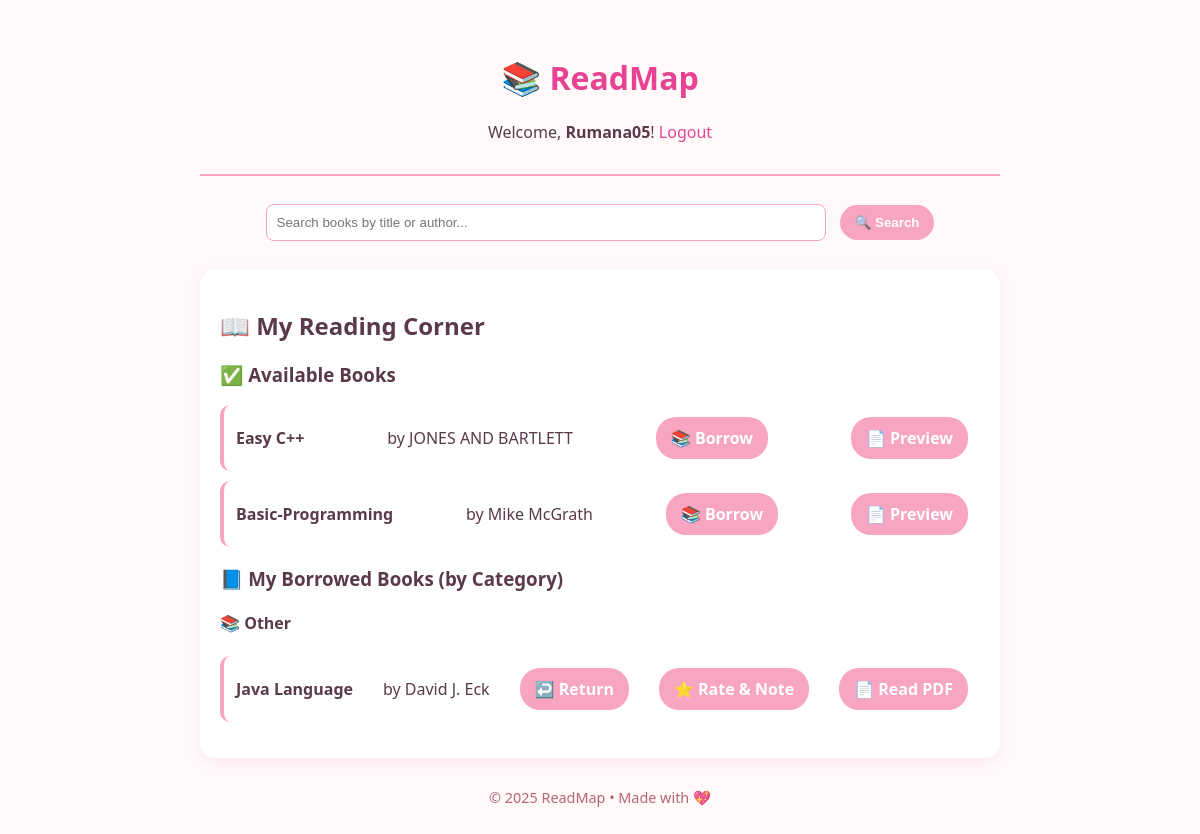
Screenshot of /borrower/ (signed in) with the database file from the repository.
### library/models.py (models this page shows, shortened)
class Book(models.Model):
    CATEGORY_CHOICES = [
        ('fiction', 'Fiction'),
        ('nonfiction', 'Non-Fiction'),
        ('science', 'Science'),
        ('history', 'History'),
        ('biography', 'Biography'),
        ('other', 'Other'),
    ]
    title = models.CharField(max_length=200)
    author = models.CharField(max_length=200)
    category = models.CharField(max_length=20, choices=CATEGORY_CHOICES, default='other')
    available = models.BooleanField(default=True)
    pdf_file = models.FileField(upload_to='books/pdfs/', blank=True, null=True)
    class Meta:
        unique_together = ('title', 'author')  # Prevent duplicates

### library/views.py (the view)
# urls.py: path('borrower/', views.borrower_dashboard, name='borrower'),
def borrower_dashboard(request):
    if not request.user.is_authenticated:
        return redirect('login')
    user = request.user
    borrowed_records = BorrowRecord.objects.filter(user=user, returned=False)
    available_books = Book.objects.filter(available=True)
    borrowed_books = [r.book for r in borrowed_records]
    categories = {}
    for book in borrowed_books:
        cat = book.get_category_display()
        if cat not in categories:
            categories[cat] = []
        categories[cat].append(book)
    return render(request, 'library/borrower.html', {
        'available': available_books,
        'categories': categories,
        'user': user
    })

### library/templates/library/borrower.html
{% extends 'library/base.html' %}
{% block content %}
<div class="card">
    <h2>📖 My Reading Corner</h2>
    <h3>✅ Available Books</h3>
    {% if available %}
        <ul class="book-list">
        {% for book in available %}
            <li>
                <strong>{{ book.title }}</strong> by {{ book.author }}
                <a href="{% url 'borrow_book' book.id %}" class="btn-borrow">📚 Borrow</a>
                {% if book.pdf_file %}
                    <a href="{{ book.pdf_file.url }}" target="_blank" class="btn-review">📄 Preview</a>
                {% endif %}
            </li>
        {% endfor %}
        </ul>
    {% else %}
        <p>No books available right now. 😢</p>
    {% endif %}
    <h3>📘 My Borrowed Books (by Category)</h3>
    {% if categories %}
        {% for category, books in categories.items %}
            <h4>📚 {{ category }}</h4>
            <ul class="book-list">
            {% for book in books %}
                {% with record=book.borrowrecord_set.first %}
                    {% if record and not record.returned %}
                        <li>
                            <strong>{{ book.title }}</strong> by {{ book.author }}
                            <a href="{% url 'return_book' record.id %}" class="btn-return">↩️ Return</a>
                            <a href="{% url 'add_review' book.id %}" class="btn-review">⭐ Rate & Note</a>
                            {% if book.pdf_file %}
                                <a href="{{ book.pdf_file.url }}" target="_blank" class="btn-review">📄 Read PDF</a>
                            {% endif %}
                        </li>
                    {% endif %}
                {% endwith %}
            {% endfor %}
            </ul>
        {% endfor %}
    {% else %}
        <p>You haven’t borrowed any books yet! 🌸</p>
    {% endif %}
</div>
{% endblock %}

### library/templates/library/base.html (shortened to what this page needs)
<!DOCTYPE html>
{% load static %}
<html>
<head>
    <link rel="stylesheet" href="{% static 'library/style.css' %}">
</head>
<body>
    <div class="container">
        <header>
            <h1>📚 ReadMap</h1>
            {% if user.is_authenticated %}
                <p>Welcome, <strong>{{ user.username }}</strong>!
                <a href="{% url 'logout' %}">Logout</a></p>
            {% endif %}
        </header>
        <div class="search-box">
            <form action="{% url 'search_books' %}" method="get">
                <input type="text" name="q" placeholder="Search books by title or author..." value="{{ query }}">
                <button type="submit">🔍 Search</button>
            </form>
        </div>
        {% block content %}{% endblock %}
        <footer>
            <p>© 2025 ReadMap • Made with 💖</p>
        </footer>
    </div>
</body>
</html>

### library/static/library/style.css (style rules this page uses)
body { font-family: 'Segoe UI', sans-serif; background-color: #fff9f9; color: #5a3a4a; margin: 0; padding: 0; }
.container { max-width: 800px; margin: 0 auto; padding: 20px; }
header { text-align: center; padding: 15px 0; border-bottom: 2px solid #f8a5c2; margin-bottom: 20px; }
header h1 { color: #e84393; }
.card { background: white; padding: 20px; border-radius: 15px; box-shadow: 0 4px 12px rgba(232, 67, 147, 0.1); margin-bottom: 20px; }
input, textarea, select, button { width: 100%; padding: 10px; margin: 8px 0; border: 1px solid #f8a5c2; border-radius: 8px; box-sizing: border-box; }
button, .btn-borrow, .btn-return, .btn-review, .btn-remove { background-color: #f8a5c2; color: white; border: none; padding: 10px 15px; border-radius: 20px; cursor: pointer; font-weight: bold; text-decoration: none; display: inline-block; width: auto; }
.book-list { list-style: none; padding: 0; }
.book-list li { background: white; padding: 12px; margin: 10px 0; border-radius: 10px; border-left: 4px solid #f8a5c2; display: flex; justify-content: space-between; align-items: center; }
.search-box { text-align: center; margin-bottom: 20px; }
.search-box input { width: 70%; display: inline-block; }
.search-box button { width: auto; margin-left: 10px; }
footer { text-align: center; margin-top: 30px; color: #b56576; font-size: 0.9em; }
a { color: #e84393; text-decoration: none; }

### rows the page displays
Book: title "Easy C++", author "JONES AND BARTLETT"
Book: title "Basic-Programming", author "Mike McGrath"
Book: category "Other", title "Java Language", author "David J. Eck"

### other values shown
{{ user.username }} "Rumana05"
